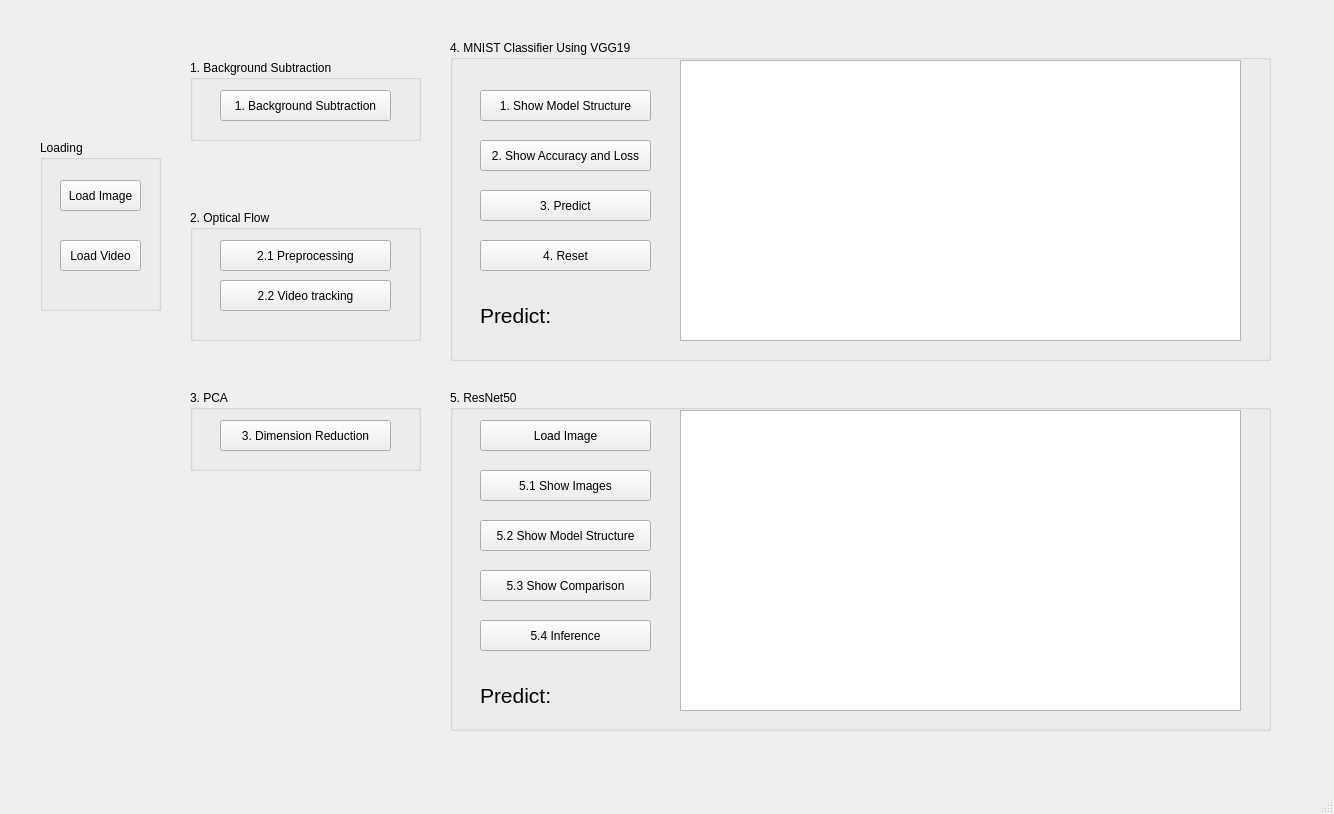
<?xml version="1.0" encoding="UTF-8"?>
<ui version="4.0">
 <class>MainWindow</class>
 <widget class="QMainWindow" name="MainWindow">
  <property name="geometry">
   <rect>
    <x>0</x>
    <y>0</y>
    <width>1334</width>
    <height>814</height>
   </rect>
  </property>
  <property name="windowTitle">
   <string>MainWindow</string>
  </property>
  <widget class="QWidget" name="centralwidget">
   <widget class="QGroupBox" name="groupBox">
    <property name="geometry">
     <rect>
      <x>40</x>
      <y>140</y>
      <width>121</width>
      <height>171</height>
     </rect>
    </property>
    <property name="title">
     <string>Loading</string>
    </property>
    <widget class="QPushButton" name="pushButton_1">
     <property name="geometry">
      <rect>
       <x>20</x>
       <y>40</y>
       <width>81</width>
       <height>31</height>
      </rect>
     </property>
     <property name="text">
      <string>Load Image</string>
     </property>
    </widget>
    <widget class="QPushButton" name="pushButton_2">
     <property name="geometry">
      <rect>
       <x>20</x>
       <y>100</y>
       <width>81</width>
       <height>31</height>
      </rect>
     </property>
     <property name="text">
      <string>Load Video</string>
     </property>
    </widget>
   </widget>
   <widget class="QGroupBox" name="groupBox_2">
    <property name="geometry">
     <rect>
      <x>190</x>
      <y>60</y>
      <width>231</width>
      <height>81</height>
     </rect>
    </property>
    <property name="title">
     <string>1. Background Subtraction</string>
    </property>
    <widget class="QPushButton" name="pushButton_3">
     <property name="geometry">
      <rect>
       <x>30</x>
       <y>30</y>
       <width>171</width>
       <height>31</height>
      </rect>
     </property>
     <property name="text">
      <string>1. Background Subtraction</string>
     </property>
    </widget>
   </widget>
   <widget class="QGroupBox" name="groupBox_3">
    <property name="geometry">
     <rect>
      <x>190</x>
      <y>210</y>
      <width>231</width>
      <height>131</height>
     </rect>
    </property>
    <property name="title">
     <string>2. Optical Flow</string>
    </property>
    <widget class="QPushButton" name="pushButton_4">
     <property name="geometry">
      <rect>
       <x>30</x>
       <y>30</y>
       <width>171</width>
       <height>31</height>
      </rect>
     </property>
     <property name="text">
      <string>2.1 Preprocessing</string>
     </property>
    </widget>
    <widget class="QPushButton" name="pushButton_5">
     <property name="geometry">
      <rect>
       <x>30</x>
       <y>70</y>
       <width>171</width>
       <height>31</height>
      </rect>
     </property>
     <property name="text">
      <string>2.2 Video tracking</string>
     </property>
    </widget>
   </widget>
   <widget class="QGroupBox" name="groupBox_4">
    <property name="geometry">
     <rect>
      <x>190</x>
      <y>390</y>
      <width>231</width>
      <height>81</height>
     </rect>
    </property>
    <property name="title">
     <string>3. PCA</string>
    </property>
    <widget class="QPushButton" name="pushButton_6">
     <property name="geometry">
      <rect>
       <x>30</x>
       <y>30</y>
       <width>171</width>
       <height>31</height>
      </rect>
     </property>
     <property name="text">
      <string>3. Dimension Reduction</string>
     </property>
    </widget>
   </widget>
   <widget class="QGroupBox" name="groupBox_5">
    <property name="geometry">
     <rect>
      <x>450</x>
      <y>40</y>
      <width>821</width>
      <height>321</height>
     </rect>
    </property>
    <property name="title">
     <string>4. MNIST Classifier Using VGG19</string>
    </property>
    <widget class="QPushButton" name="pushButton_7">
     <property name="geometry">
      <rect>
       <x>30</x>
       <y>50</y>
       <width>171</width>
       <height>31</height>
      </rect>
     </property>
     <property name="text">
      <string>1. Show Model Structure</string>
     </property>
    </widget>
    <widget class="QPushButton" name="pushButton_8">
     <property name="geometry">
      <rect>
       <x>30</x>
       <y>100</y>
       <width>171</width>
       <height>31</height>
      </rect>
     </property>
     <property name="text">
      <string>2. Show Accuracy and Loss</string>
     </property>
    </widget>
    <widget class="QPushButton" name="pushButton_9">
     <property name="geometry">
      <rect>
       <x>30</x>
       <y>150</y>
       <width>171</width>
       <height>31</height>
      </rect>
     </property>
     <property name="text">
      <string>3. Predict</string>
     </property>
    </widget>
    <widget class="QPushButton" name="pushButton_10">
     <property name="geometry">
      <rect>
       <x>30</x>
       <y>200</y>
       <width>171</width>
       <height>31</height>
      </rect>
     </property>
     <property name="text">
      <string>4. Reset</string>
     </property>
    </widget>
    <widget class="QGraphicsView" name="graphicsView_1">
     <property name="geometry">
      <rect>
       <x>230</x>
       <y>20</y>
       <width>561</width>
       <height>281</height>
      </rect>
     </property>
     <property name="styleSheet">
      <string notr="true"/>
     </property>
     <property name="backgroundBrush">
      <brush brushstyle="NoBrush">
       <color alpha="255">
        <red>0</red>
        <green>0</green>
        <blue>0</blue>
       </color>
      </brush>
     </property>
     <property name="foregroundBrush">
      <brush brushstyle="NoBrush">
       <color alpha="255">
        <red>0</red>
        <green>0</green>
        <blue>0</blue>
       </color>
      </brush>
     </property>
    </widget>
    <widget class="QLabel" name="label_1">
     <property name="geometry">
      <rect>
       <x>230</x>
       <y>20</y>
       <width>561</width>
       <height>281</height>
      </rect>
     </property>
     <property name="text">
      <string/>
     </property>
    </widget>
    <widget class="QLabel" name="label_2">
     <property name="geometry">
      <rect>
       <x>30</x>
       <y>260</y>
       <width>171</width>
       <height>31</height>
      </rect>
     </property>
     <property name="font">
      <font>
       <family>Arial</family>
       <pointsize>16</pointsize>
      </font>
     </property>
     <property name="text">
      <string>Predict:</string>
     </property>
    </widget>
   </widget>
   <widget class="QGroupBox" name="groupBox_6">
    <property name="geometry">
     <rect>
      <x>450</x>
      <y>390</y>
      <width>821</width>
      <height>341</height>
     </rect>
    </property>
    <property name="title">
     <string>5. ResNet50</string>
    </property>
    <widget class="QPushButton" name="pushButton_11">
     <property name="geometry">
      <rect>
       <x>30</x>
       <y>30</y>
       <width>171</width>
       <height>31</height>
      </rect>
     </property>
     <property name="text">
      <string>Load Image</string>
     </property>
    </widget>
    <widget class="QPushButton" name="pushButton_12">
     <property name="geometry">
      <rect>
       <x>30</x>
       <y>80</y>
       <width>171</width>
       <height>31</height>
      </rect>
     </property>
     <property name="text">
      <string>5.1 Show Images</string>
     </property>
    </widget>
    <widget class="QPushButton" name="pushButton_13">
     <property name="geometry">
      <rect>
       <x>30</x>
       <y>130</y>
       <width>171</width>
       <height>31</height>
      </rect>
     </property>
     <property name="text">
      <string>5.2 Show Model Structure</string>
     </property>
    </widget>
    <widget class="QPushButton" name="pushButton_14">
     <property name="geometry">
      <rect>
       <x>30</x>
       <y>180</y>
       <width>171</width>
       <height>31</height>
      </rect>
     </property>
     <property name="text">
      <string>5.3 Show Comparison</string>
     </property>
    </widget>
    <widget class="QPushButton" name="pushButton_15">
     <property name="geometry">
      <rect>
       <x>30</x>
       <y>230</y>
       <width>171</width>
       <height>31</height>
      </rect>
     </property>
     <property name="text">
      <string>5.4 Inference</string>
     </property>
    </widget>
    <widget class="QGraphicsView" name="graphicsView_2">
     <property name="geometry">
      <rect>
       <x>230</x>
       <y>20</y>
       <width>561</width>
       <height>301</height>
      </rect>
     </property>
    </widget>
    <widget class="QLabel" name="label_3">
     <property name="geometry">
      <rect>
       <x>30</x>
       <y>290</y>
       <width>171</width>
       <height>31</height>
      </rect>
     </property>
     <property name="font">
      <font>
       <family>Arial</family>
       <pointsize>16</pointsize>
      </font>
     </property>
     <property name="text">
      <string>Predict:</string>
     </property>
    </widget>
   </widget>
  </widget>
  <widget class="QMenuBar" name="menubar">
   <property name="geometry">
    <rect>
     <x>0</x>
     <y>0</y>
     <width>1334</width>
     <height>21</height>
    </rect>
   </property>
  </widget>
  <widget class="QStatusBar" name="statusbar"/>
 </widget>
 <resources/>
 <connections/>
</ui>
